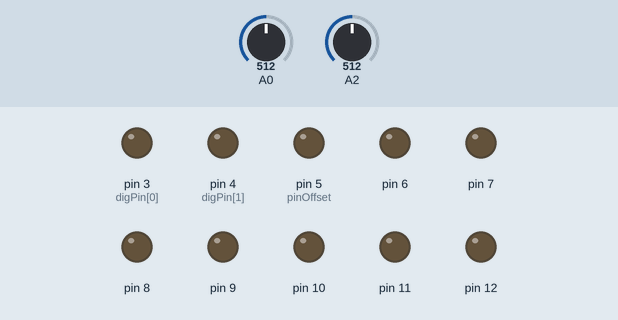
Recording of a sketch running on a simulated Arduino Nano, built with avr-gcc and run on an emulated ATmega328P. On the bench: output pins drawn as LEDs (lit = HIGH). Inputs (shaded band) come from the test bench; at power-on: A0 = 512, A2 = 512.

Above: at 1.2 s.
1.3 s: A0 set to 716
At 2.4 s:
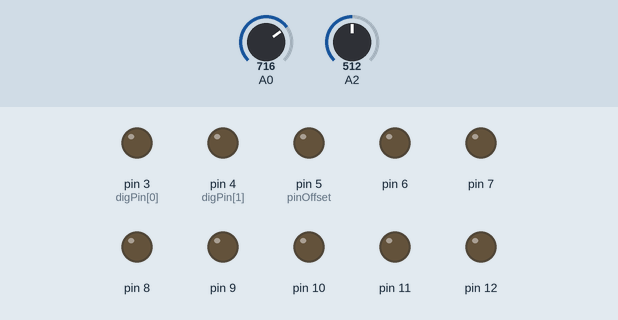
2.8 s: A2 set to 900
At 3.5 s:
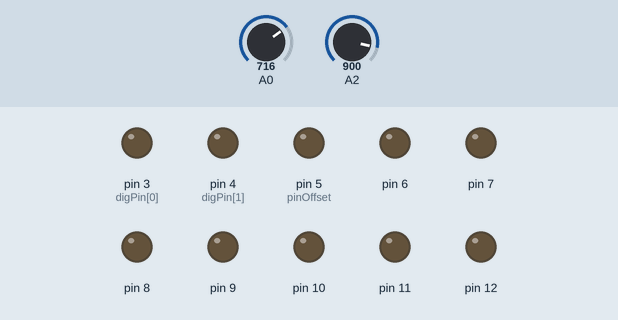
Timing chart, 0 to 5.8 s (numbered marks = the images above; inputs shaded):
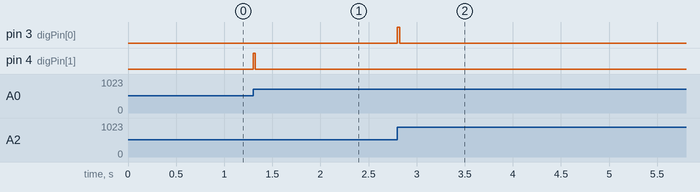

Measured:
- after the input at 1.3 s, pin 4 (digPin[1]): LOW → HIGH at once, → LOW 0.02 s later
- after the input at 2.8 s, pin 3 (digPin[0]): LOW → HIGH at once, → LOW 0.03 s later

The sketch:

AC12_Comparator.ino
```cpp
// (licence header left out)
//  constants related to the Arduino Nano pin use
const int digPin[2] = {3, 4};  // the digital output pins
const int pinOffset = 5;       // the first DAC pin (from 5-12)
const int trigTime = 25;       // the trigger timing

//  variables used to control the current DIO output states
int digState[2] = {LOW, LOW};  // start with both set low
unsigned long digMillis[2] = {0, 0};

// variables for comparator detection
int currentState = 0;          // -1 for low, 1 for high

//  ==================== start of setup() ======================

void setup() {
  // Serial.begin(9600);

  // set up the digital outputs
  for (int i=0; i<2; i++) {
    pinMode(digPin[i], OUTPUT);
    digitalWrite(digPin[i], LOW);
  }

  // set up the 8-bit DAC output pins
  for (int i=0; i<8; i++) {
    pinMode(pinOffset+i, OUTPUT);
    digitalWrite(pinOffset+i, LOW);
  }
}

//  ==================== start of loop() =======================

void loop()
{
  // get the current breakpoint
  int tempBreak = analogRead(0);
  int tempValue = analogRead(2);

  /*
  Serial.print(tempBreak);
  Serial.print('\t');
  Serial.print(tempValue);
  Serial.print('\t');
  */

  // check for a change in location
  if ((currentState <= 0) && (tempValue > tempBreak)) {
    // Serial.print("up");
    digState[0] = HIGH;
    digitalWrite(digPin[0], HIGH);
    digMillis[0] = millis();
    currentState = 1;
  } else if ((currentState >= 0) && (tempValue < tempBreak)) {
    // Serial.print("down");
    digState[1] = HIGH;
    digitalWrite(digPin[1], HIGH);
    digMillis[1] = millis();
    currentState = -1;
  }

  // Serial.println();

  // check for trigger turnoffs
  for (int i=0; i<2; i++) {
    if ((digState[i] == HIGH) && (millis() - digMillis[i] > trigTime)) {
      digState[i] = LOW;
      digitalWrite(digPin[i], LOW);
    }
  }
}

//  dacOutput(byte) - deal with the DAC output
//  -----------------------------------------
void dacOutput(byte v)
{
  PORTB = (PORTB & B11100000) | (v >> 3);
	PORTD = (PORTD & B00011111) | ((v & B00000111) << 5);
}

//  ===================== end of program =======================
```
